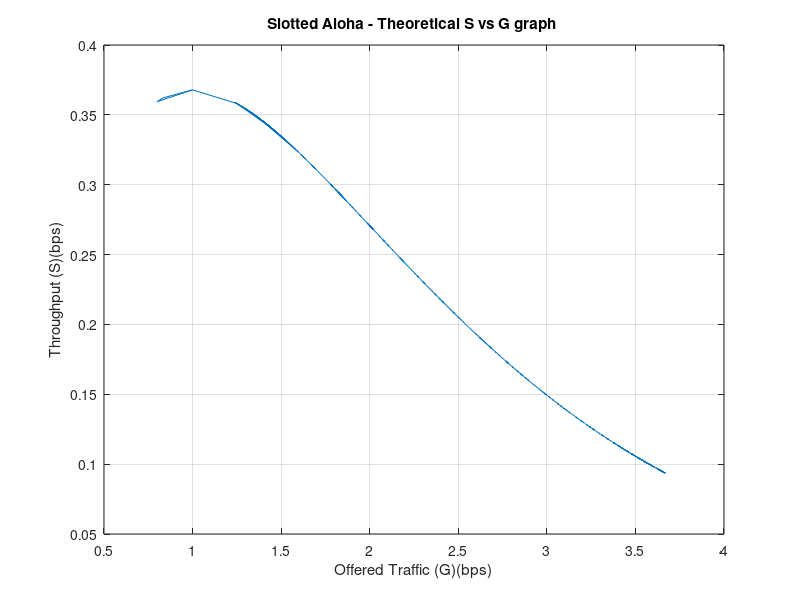
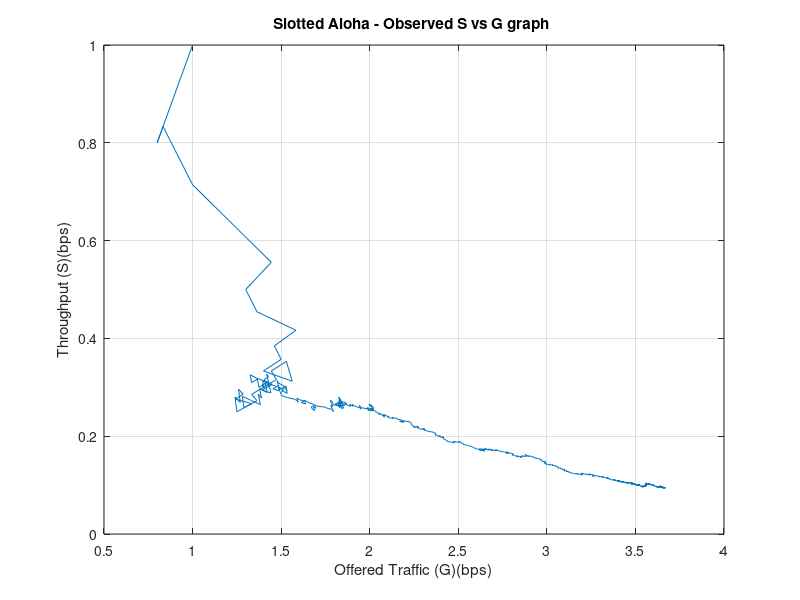

Reproduce these figures in MATLAB, in order.
% ############### ACKNOWLEDGEMENTS & CREDITS ##############################
% Developed By: PAARTH BHASIN and JASON WIJAYA
% Date: 07/05/2017
% Purpose: To study the effects of the Slotted ALOHA MAC protocol by simulating
%          it, determining S vs G and then compare it to the theoretical result
% Subject: ECE3141 Information and Networks, Mini Project
% Lecturers: Mike Biggar and Gayathri Kongara
% References: Simulation algorithm based on:
% http://au.mathworks.com/matlabcentral/fileexchange/3834-home-networking-basis?focused=5049813&tab=function
%--------------------------------------------------------------------------
% Usage: run SlottedAloha.m
% Set the following inputs: 
%   stations: number of stations, 
%   tranmissionProb: probability of transmission of frame, 
%   max_backoff: maximum backoff time, 
%   simulationTime: simulation time for the protocol, 
%   Output: output check value
% The closest results were got from the following set of values:
% [200, 0.0057, 100, 5000, true/false(irrelevant)]
% #################### PROGRAM DESCRIPTION ###############################
% Function SlottedAloha(stations, transmissionProb, max_backoff,
% simulationTime, Output)
%
% - This function simulates the Slotted Aloha MAC Protocol for a given number
%   of transmitting stations. It generates two graphs depicting S vs G 
%   (Throughput vs Load), one showing the theoretical output and the other 
%   showing the output observed.
%
% - As expected, throughput decreases on high traffic, as most of packets
%   keep colliding, resulting in failed transmissions (low throughput).
%
% - It takes 5 inputs, as described below.
%
% #################### PROGRAM INPUT PARAMETERS ##########################
%
% stations (A positive integer): Refer to the number of stations that transmit frames.
%
% transmissionProb (A real number, [0,1]): The probability that a given station is
% ready to transmit a frame in any time slot.
%
% max_backoff (A positive integer): The maximum backoff time that a station
% must wait before trying to transmit a frame again. This is used to
% resolve collisions.
%
% simulationTime (A positive integer): The duration of the simulation of 
% this MAC protocol in time slots.
%
% Output (boolean value [true, false]): Boolean value for printing the final observed function
% output if value set to true. Default value is set to false.
%
% ####################### PROGRAM OUTPUTS ################################
%
% throughput: Actual/Observed throughput of the slotted aloha random access protocol
%             It is normalized by using the acknowledged frames by
%             time slots passed ratio.
%
% meanDelay: The average amount of delay (in time slots) that each frame 
%            requires to be successfully transmitted (acknowledged) from 
%            the time it was ready to be tranmsitted.
%
% trafficOffered: Represents the value G (Load). It refers to the amount of
%                 load/taffic being generated by different stations. Each of
%                 the stations transmitting together increase the load, while
%                 not doing so decreases the load. It is the number of
%                 frames ready to be transmitted by different stations or the
%                 amount of the frames arriving per second into the medium 
%                 for being transmitted.
%                 
%
% collisionProb: Probability that a frame collides with another
%                during any given time slot
% -------------------------------------------------------------------------
clc; % Clear the console window
stations = 200;
transmissionProb = 0.0057;
max_backoff = 100;
simulationTime = 5000;
stationStatus = zeros(1,stations); % Initially all stations are idle
% Is the station idle? Ready to transmit? Waiting for BackOff time?
%
% The following values describe the current status of any station :
% 0: Station has no frame to be transmitted (idle)
%
% 1: Station has a frame to be transmitted, either because new data must be 
%    sent or a previously collided packet has waited the backoff time
%
% >1: source is backlogged due to previous packets collision, the value of 
%     the status equals the number of slots it must wait for the next transmission attempt

stationBackoffTime = zeros(1,stations); % Random amount of time station must backoff to resolve collision
transmissionAttempts = 0; % Number of transmission attempts in total of all stations
acknowledgedDelay = zeros(1,simulationTime);
acknowledgedFrameCount = 0; % Total number of frames that have been successfully transmitted.
frameCollisions = 0; % Total number of collisions that have occured till now.
frameCreationTime = zeros(1,stations); % Time (t) when frame was generated
currentTimeSlot = 0; % We start at time t = 1 to t = 5000
count = 0; % flag to keep track of current load and throughput for each time slot
x1 = zeros(1, stations); % Load (G) at different timeslots
y1 = zeros(1, stations); % Throughput (S) at the corresponding Load.

% We only run for a finite/simulated time, to study Slotted Aloha protocol. 
% In reality this is an infinite never-ending loop.
while currentTimeSlot < simulationTime 
    currentTimeSlot = currentTimeSlot + 1; % Increment time slot

    for currStation = 1:length(stationStatus) % For all stations
        if stationStatus(1,currStation) == 0 && rand(1) <= transmissionProb % new frame generated if conditions met
            stationStatus(1,currStation) = 1; % Ready to be transmitted
            stationBackoffTime(1,currStation) = randi(max_backoff,1); % Backoff time in case collision occurs
            frameCreationTime(1,currStation) = currentTimeSlot; % Storing the creation time of this frame
        elseif stationStatus(1,currStation) == 1 % backlogged packet
            stationBackoffTime(1,currStation) = randi(max_backoff,1);
        end
        % The third case would be that the station is idle and its
        % tranmission robability doesn't allow it to transmit this time
        % We don't do anything in that case.
    end

    transmissionAttempts = transmissionAttempts + sum(stationStatus == 1);

    if sum(stationStatus == 1) == 1 % Frame can successfully be transmitted without collision
    % We transmit only if no collisions are happening, in other words no other station is
    % transmitting in current time slot.
        acknowledgedFrameCount = acknowledgedFrameCount + 1;
        [~,stationId] = find(stationStatus == 1); % Extract the station which is transmitting
        acknowledgedDelay(acknowledgedFrameCount) = currentTimeSlot - frameCreationTime(stationId);
    elseif sum(stationStatus == 1) > 1 % More than one stations are trying to transmit at the same time
        % Results in collision
        frameCollisions = frameCollisions + 1; % Incrementing the collisions occured
        stationStatus  = stationStatus + stationBackoffTime;  
        % Make all the stations wait their corresponding backoff times.
        % Case 3 on line 93 won't be affected since those stations were
        % idle and were not transmitting anything (their backoff time is 0).
    end

    stationStatus = stationStatus - 1; % Decrease the backoff time. Case 3 becomes negative
    stationStatus(stationStatus < 0) = 0; % idle sources stay idle (only permitted status values allowed)
    stationBackoffTime = zeros(1,stations); % Reset all backoff time values as they have been recorded
    
    loadPresent = transmissionAttempts / currentTimeSlot; % Load (G)
    
    if acknowledgedFrameCount == 0
        meanDelay = simulationTime; 
        % Theoretically, if frames collide continously, the delay tends to
        % infinity, because the simulation is continuous. In our case it
        % restricted to be just a small time duration.
    else
        meanDelay = mean(acknowledgedDelay(1:acknowledgedFrameCount)); 
        % Calculate the mean delay from the delays of each individual acknowledged frames. 
    end
    
    throughput = acknowledgedFrameCount / currentTimeSlot; % Normalized thoughput
    collisionProb = frameCollisions / currentTimeSlot; % Normalized collision probability of each frame
    
    count = count + 1; % Incrementing flag counter
    x1(1, count) = loadPresent; %Load
    y1(1, count) = throughput;  %Throughput on given load
    
end

loadPresent = (transmissionAttempts / currentTimeSlot); % Final normalized load

% Final average delay/time for being acknowledged.
if acknowledgedFrameCount == 0
    meanDelay = simulationTime;
    % Theoretically, if packets collide continously, the delay tends to 
    % infinity.
    % But since our simulation time is limited to a finite number, the
    % frame transfer is only captured in this duration, hence the maximum
    % delay is also equal to the simulation time.
else
    meanDelay = mean(acknowledgedDelay(1:acknowledgedFrameCount));
end

throughput = (acknowledgedFrameCount / currentTimeSlot); % Final Normalized throughput
collisionProb = (frameCollisions / currentTimeSlot); % Final normalized collision probability

if exist('Output','var') && Output == 1 % Does the user want to see the statistics of this simulation?
    fprintf('\nLoad/Channel Traffic (G): %.3f,\nThroughput (S): %.3f,\nMean delay (D): %.2f slots,\nCollision probability (p): %.3f.\n',loadPresent,throughput,meanDelay,collisionProb);
end


w3=x1.*exp(-x1); % Theoretical value of throughput
figure(2) % First figure/graph
plot(x1, y1, '-')
title('Slotted Aloha - Observed S vs G graph ')
grid
xlabel('Offered Traffic (G)(bps)')
ylabel('Throughput (S)(bps)')
figure; % Second figure/graph
plot(x1, w3, '-') % Observed value of throughput
title('Slotted Aloha - Theoretical S vs G graph ')
grid
xlabel('Offered Traffic (G)(bps)')
ylabel('Throughput (S)(bps)')
